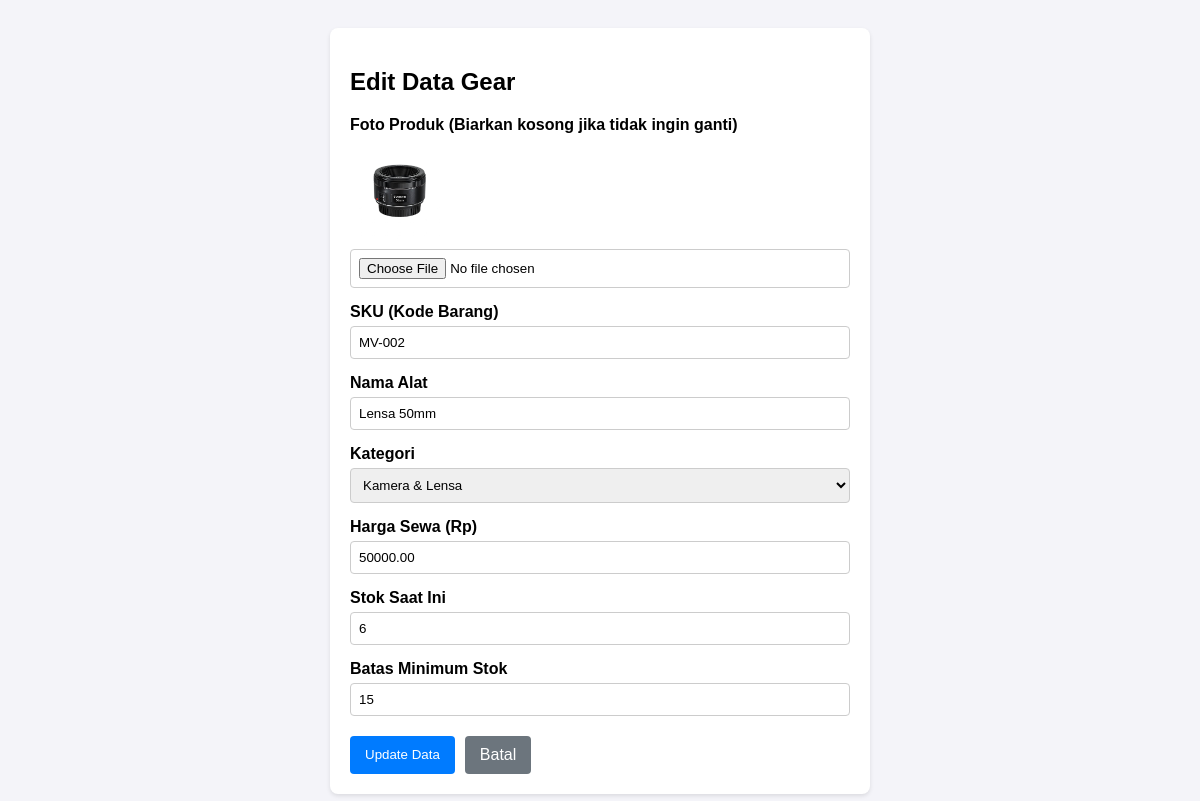
Screenshot of /edit.php?id=10 (signed in) with the database file from the repository.
### tables this page shows
CREATE TABLE `products` (
  `id` int(11) NOT NULL,
  `category_id` int(11) NOT NULL,
  `sku` varchar(50) NOT NULL,
  `name` varchar(150) NOT NULL,
  `price` decimal(12,2) NOT NULL CHECK (`price` >= 0),
  `stock` int(11) NOT NULL DEFAULT 0 CHECK (`stock` >= 0),
  `minimum_stock` int(11) NOT NULL DEFAULT 5,
  `image` varchar(255) DEFAULT NULL
);

CREATE TABLE `categories` (
  `id` int(11) NOT NULL,
  `name` varchar(100) NOT NULL
);

### public/edit.php (the view, shortened to what this page needs)
<?php
require_once '../config/db.php';
$id = $_GET['id'] ?? null;
$stmt = $pdo->prepare("SELECT * FROM products WHERE id = :id");
$stmt->execute(['id' => $id]);
$product = $stmt->fetch(PDO::FETCH_ASSOC);
$cat_stmt = $pdo->query("SELECT * FROM categories ORDER BY name ASC");
$categories = $cat_stmt->fetchAll(PDO::FETCH_ASSOC);
?>
<!DOCTYPE html>
<html lang="id">
<head>
</head>
<body>
    <div class="container">
        <h2>Edit Data Gear</h2>
        <form method="POST" enctype="multipart/form-data">
            <div class="form-group">
                <label>Foto Produk (Biarkan kosong jika tidak ingin ganti)</label>
                <?php if ($product['image']): ?>
                    <img src="uploads/<?= htmlspecialchars($product['image']) ?>" alt="Foto" style="height: 100px; border-radius: 5px; margin-bottom: 10px; display: block;">
                <?php endif; ?>
                <input type="file" name="image" accept="image/png, image/jpeg, image/webp">
            </div>
            <div class="form-group">
                <label>SKU (Kode Barang)</label>
                <input type="text" name="sku" required value="<?= htmlspecialchars($product['sku']) ?>">
            </div>
            <div class="form-group">
                <label>Nama Alat</label>
                <input type="text" name="name" required value="<?= htmlspecialchars($product['name']) ?>">
            </div>
            <div class="form-group">
                <label>Kategori</label>
                <select name="category_id" required>
                    <?php foreach ($categories as $cat): ?>
                        <option value="<?= $cat['id'] ?>" <?= $product['category_id'] == $cat['id'] ? 'selected' : '' ?>>
                            <?= htmlspecialchars($cat['name']) ?>
                        </option>
                    <?php endforeach; ?>
                </select>
            </div>
            <div class="form-group">
                <label>Harga Sewa (Rp)</label>
                <input type="number" name="price" required min="0" value="<?= htmlspecialchars($product['price']) ?>">
            </div>
            <div class="form-group">
                <label>Stok Saat Ini</label>
                <input type="number" name="stock" required min="0" value="<?= htmlspecialchars($product['stock']) ?>">
            </div>
            <div class="form-group">
                <label>Batas Minimum Stok</label>
                <input type="number" name="minimum_stock" required min="0" value="<?= htmlspecialchars($product['minimum_stock']) ?>">
            </div>
            <div style="display: flex; gap: 10px; margin-top: 20px;">
                <button type="submit" class="btn">Update Data</button>
                <a href="index.php" class="btn btn-secondary">Batal</a>
            </div>
        </form>
    </div>
</body>
</html>

### public/edit.php (style rules this page uses)
body { font-family: Arial, sans-serif; background-color: #f4f4f9; padding: 20px; }
.container { max-width: 500px; margin: auto; background: white; padding: 20px; border-radius: 8px; box-shadow: 0 2px 4px rgba(0,0,0,0.1); }
.form-group { margin-bottom: 15px; }
label { display: block; font-weight: bold; margin-bottom: 5px; }
input, select { width: 100%; padding: 8px; border: 1px solid #ccc; border-radius: 4px; box-sizing: border-box; }
.btn { padding: 10px 15px; background: #007bff; color: white; border: none; border-radius: 4px; cursor: pointer; text-decoration: none; display: inline-block; }
.btn-secondary { background: #6c757d; }

### rows the page displays
products: image (picture), sku "MV-002", name "Lensa 50mm", category_id "Kamera & Lensa", price "50000.00", stock "6", minimum_stock "15"
